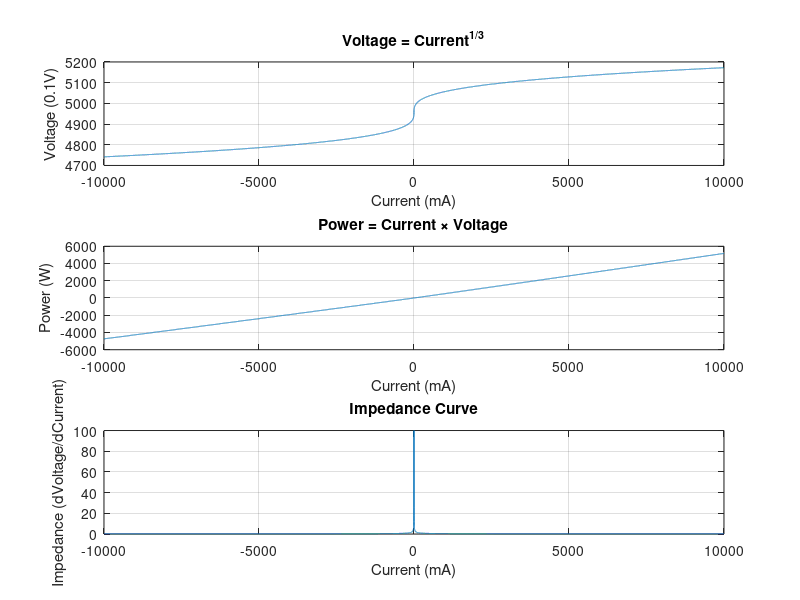

The MATLAB source for this figure: (Note: this script raises an error after producing the figure.)
%%
close;
clear;


% 电流单位1mA 电压单位0.1V
% 电流单位1mA 电压单位0.1V
Current = -10000:1:10000;
Voltage = (10*nthroot(Current, 3)+4957);
Power   = Current.*Voltage/10000;  

% 计算阻抗 (dV/dI)
% 使用差分近似导数
dVoltage = diff(Voltage/10);
dCurrent = diff(Current/100);
Impedance = dVoltage ./ dCurrent;

figure;
subplot(3,1,1); % 改为3行1列
plot(Current, Voltage);
xlabel('Current (mA)');
ylabel('Voltage (0.1V)');
title('Voltage = Current^{1/3}');
grid on;

subplot(3,1,2);
plot(Current, Power);
xlabel('Current (mA)');
ylabel('Power (W)');
title('Power = Current × Voltage');
grid on;

% 添加阻抗曲线
subplot(3,1,3);
plot(Current(1:end-1), Impedance); % 注意长度比Current少1
xlabel('Current (mA)');
ylabel('Impedance (dVoltage/dCurrent)');
title('Impedance Curve');
grid on;

% 调整子图间距
sgtitle('Current-Voltage-Power-Impedance Characteristics');

% U = 800     ;%V
% %L = 100e-6 ;%H
% F = 70e3    ;%Hz
% dT =1/2/F   ;%s
% dI = 1.5    ;% 1.5A的静态峰值电流    
% % U = L*dI/dT ;
% 
% L = U/(dI/dT)
% 
% %%谐振计算
% Lr = 8e-6;
% C  =(1/F/2/pi)^2/Lr

%牛顿迭代法求解开立方
%a=10000;
% j =1;
% for a = -32767:1:32767
%     x(1)=a/2;
%     for k = 1:20
%         x(k+1) = (2*x(k) + a/(x(k)*x(k))) / 3;
%     end
%     j=j+1;
%     b(j)=fix(x(k+1));
% end
% %x(k+1)
%  figure;
% plot(b);
% save('data.txt', 'b','-ASCII');

Xi = [0,0.1,0.2,0.3,0.5,0.6,1,1.5,2,2.5,3,3.5,4,4.5,5,5.5,6,6.5,7,7.5,8]
Yu = [495.7,495.7,495.8,496.3,496.7,496.8,497.5,497.7,498.5,499.7,500.2,500.8,500.9,501.3,501.8,502.07,502.5,502.9,503.2,503.73,504.22];
Xi1 = [-3,-3.5,-4,-4.5,-5,-5.5,-6,-6.5,-7,-7.5,-8,-8.5];
Yu1 = [478.3,477.6,476.6,476.18,475.6,474.3,474.1,473.2,473.1,472.9,472.2,471.8];
figure;
%绘制Yu相对于Xi的图形
plot(Xi, Yu);
xlabel('Xi');
ylabel('Yu');
title('Yu vs Xi');
